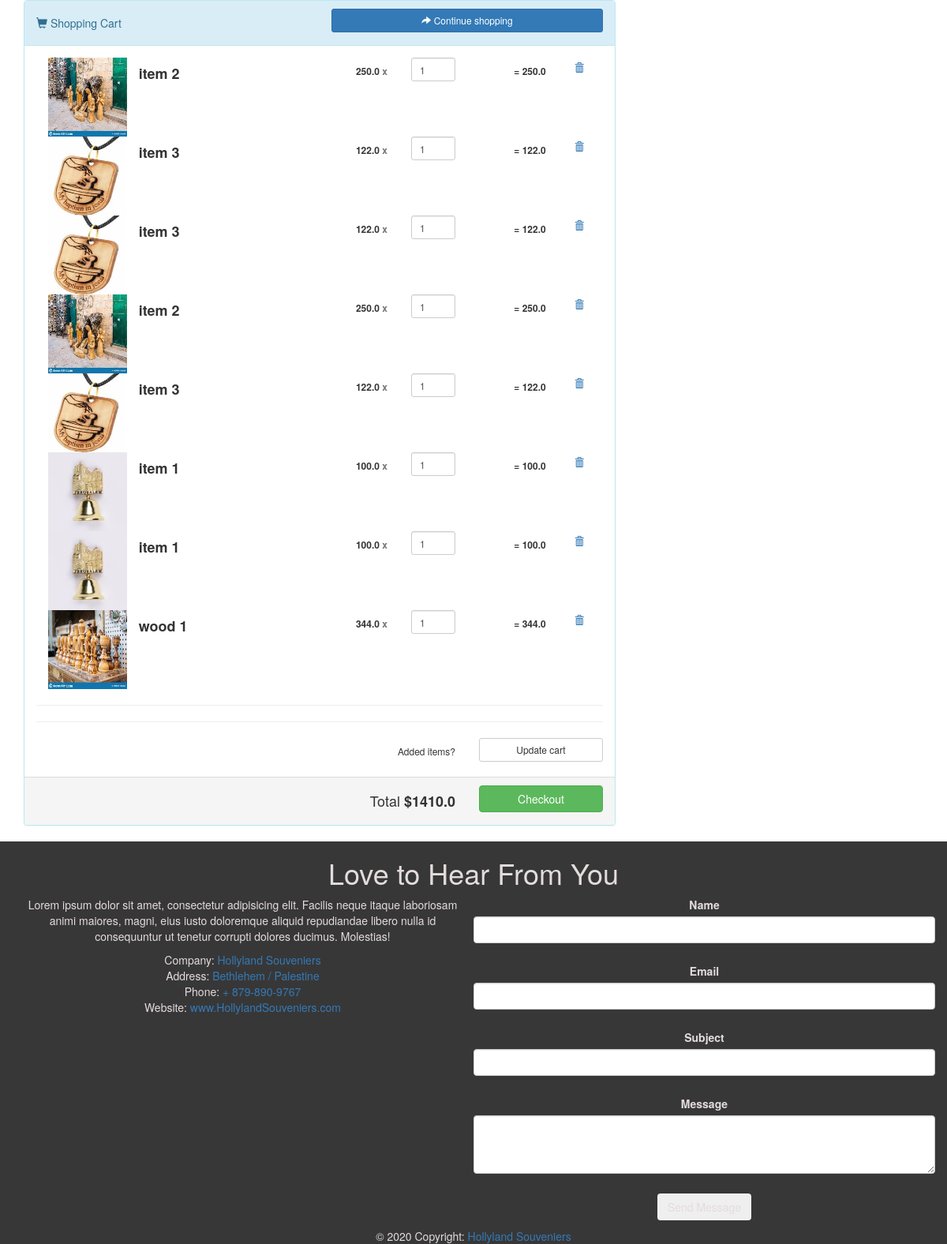
/cart/ (signed in), run on the app's committed database.
### hollylandApp/models.py (models this page shows, shortened)
class Cart(models.Model):
    quantity = models.IntegerField(default=1)
    customer = models.ForeignKey(Customer, related_name="customer",  on_delete=models.CASCADE)
    product = models.ForeignKey(Product, related_name="product", on_delete=models.CASCADE)
    created_at = models.DateTimeField(auto_now_add=True)
    updated_at = models.DateTimeField(auto_now=True)
    def get_total_product_price(self):
        return self.quantity * self.product.price

class Product(models.Model):
    name = models.CharField(max_length=190)
    image = models.ImageField(upload_to='image')
    price = models.FloatField()
    category = models.ForeignKey(Category, related_name="category",  on_delete=models.CASCADE)
    description = models.TextField(null = True)
    created_at = models.DateTimeField(auto_now_add=True)
    updated_at = models.DateTimeField(auto_now=True)

### hollylandApp/views.py (the view)
# urls.py: path('cart/',views.cart),
def cart(request):
    product = Product.objects.all()
    customer_id = request.session['customer_id']
    customer = Customer.objects.get(id = int(customer_id))
    customer_cart = Cart.objects.filter(customer = customer)
    total = 0
    for total_price in customer_cart:
        price = total_price.quantity * total_price.product.price
        total += price
    context = {
        'customer_cart':customer_cart,
        'product':product,
        'total':total
        }
    return render(request,'cart.html' ,context)

### hollylandApp/templates/cart.html (shortened to what this page needs)
<!DOCTYPE html>
<html lang="en">
<head>
    <link href="//netdna.bootstrapcdn.com/bootstrap/3.0.3/css/bootstrap.min.css" rel="stylesheet" id="bootstrap-css">
</head>
<body>
<div class="container mt-5">
	<div class="row">
		<div class="col-xs-8">
			<div class="panel panel-info">
				<div class="panel-heading">
					<div class="panel-title">
						<div class="row">
							<div class="col-xs-6">
								<h5><span class="glyphicon glyphicon-shopping-cart"></span> Shopping Cart</h5>
							</div>
							<div class="col-xs-6">
									<a href="/" class="btn btn-primary btn-sm btn-block"></><span class="glyphicon glyphicon-share-alt"></span> Continue shopping</a>
							</div>
						</div>
					</div>
				</div>
				<div class="panel-body">
                    {%for cart in customer_cart%}
					<div class="row">
						<div class="col-xs-6">
                            <div class="col-xs-4">
                                <img src="{{cart.product.image.url}}" width="100" height="100" alt="">
                            </div>
                            <div class="col-xs-8">
                                <h4 class="product-name"><strong>{{cart.product.name}}</strong></h4>
                            </div>
						</div>
						<div class="col-xs-6">
							<div class="col-xs-3 text-right">
								<h6><strong>{{cart.product.price}}<span class="text-muted"> x </span></strong></h6>
							</div>
							<div class="col-xs-3">
								<input type="text" class="form-control input-sm" value="{{cart.quantity}}">
                            </div>
                            <div class="col-xs-4 text-right">
								<h6><strong> = {{cart.get_total_product_price}}</strong></h6>
							</div>
							<div class="col-xs-2">
                                <form action="/delete/{{cart.id}}/" method="post">{%csrf_token%}
								<button type="submit" class="btn btn-link btn-xs">
									<span class="glyphicon glyphicon-trash"> </span>
                                </button>
                                </form>
							</div>
						</div>
                    </div>
                    {%endfor%}
					<hr>
					<hr>
					<div class="row">
						<div class="text-center">
							<div class="col-xs-9">
								<h6 class="text-right">Added items?</h6>
							</div>
							<div class="col-xs-3">
								<button type="button" class="btn btn-default btn-sm btn-block">
									Update cart
								</button>
							</div>
						</div>
					</div>
				</div>
				<div class="panel-footer">
					<div class="row text-center">
						<div class="col-xs-9">
							<h4 class="text-right">Total <strong>${{total}}</strong></h4>
						</div>
						<div class="col-xs-3">
                            <form action="/visa/" method="post">{%csrf_token%}
							<button type="submit" class="btn btn-success btn-block">
								Checkout
                            </button>
                        </form>
						</div>
					</div>
				</div>
			</div>
		</div>
	</div>
</div>
<footer class="bg-light text-center text-lg-start mt-5">
    <div class="container p-4 col-md-12" style="background-color: #383737 ;color: #e3dcdd;">
        <section class="">
            <div class="container">
                <div class="row">
                    <div class="col-md-12">
                        <h1 class="section-title">Love to Hear From You</h1>
                    </div>
                </div>
                <div class="row">
                    <div class="col-md-6 mt-3 ">
                        <p>Lorem ipsum dolor sit amet, consectetur adipisicing elit. Facilis neque itaque laboriosam animi maiores, magni, eius iusto doloremque aliquid repudiandae libero nulla id consequuntur ut tenetur corrupti dolores ducimus. Molestias!</p>
                        <div class="find-widget">
                            Company: <a href="#">Hollyland Souveniers</a>
                        </div>
                        <div class="find-widget">
                            Address: <a href="#">Bethlehem / Palestine</a>
                        </div>
                        <div class="find-widget">
                            Phone: <a href="#">+ 879-890-9767</a>
                        </div>
                        <div class="find-widget">
                            Website: <a href="#">www.HollylandSouveniers.com</a>
                        </div>
                    </div>
                    <div class="col-md-6">
                        <form method="post">
                            <div class="form-group label-floating">
                                <div class="row">
                                    <div class="col-2">
                                        <label class="control-label" for="name">Name</label>
                                    </div>
                                    <div class="col-10">
                                        <input class="form-control" id="name" type="text" name="name" required
                                            data-error="Please enter your name">
                                    </div>
                                </div>
                            </div>
                            <div class="form-group label-floating">
                                <div class="row">
                                    <div class="col-2">
                                        <label class="control-label" for="email">Email</label>
                                    </div>
                                    <div class="col-10">
                                        <input class="form-control" id="email" type="email" name="email" required
                                            data-error="Please enter your Email">
                                    </div>
                                </div>
                            </div>
                            <div class="form-group label-floating">
                                <div class="row">
                                    <div class="col-2">
                                        <label class="control-label">Subject</label>
                                    </div>
                                    <div class="col-10">
                                        <input class="form-control" id="msg_subject" type="text" name="subject"
                                            required data-error="Please enter your message subject">
                                    </div>
                                </div>
                            </div>
                            <div class="form-group label-floating">
                                <div class="row">
                                    <div class="col-2">
                                        <label for="message" class="control-label">Message</label>
                                    </div>
                                    <div class="col-10">
                                        <textarea class="form-control" rows="3" id="message" name="message" required
                                            data-error="Write your message"></textarea>
                                    </div>
                                </div>
                            </div>
                            <div class="form-submit ">
                                <button class="btn btn-common" type="submit" id="form-submit"> Send Message</button>
                            </div>
                        </form>
                    </div>
                </div>
            </div>
        </section>
        <div class="text-center p-3" style="background-color:#383737; color: #e3dcdd;">
            © 2020 Copyright:
            <a class="text-orange" href="#">Hollyland Souveniers</a>
        </div>
    </div>
</footer>
</body>
</html>

### data on the page
Cart: product.image (picture), product.name "item 2", product.price "250.0", quantity "1", get_total_product_price "250.0"
Cart: product.image (picture), product.name "item 3", product.price "122.0", quantity "1", get_total_product_price "122.0"
Cart: product.image (picture), product.name "item 3", product.price "122.0", quantity "1", get_total_product_price "122.0"
Cart: product.image (picture), product.name "item 2", product.price "250.0", quantity "1", get_total_product_price "250.0"
Cart: product.image (picture), product.name "item 3", product.price "122.0", quantity "1", get_total_product_price "122.0"
Cart: product.image (picture), product.name "item 1", product.price "100.0", quantity "1", get_total_product_price "100.0"
Cart: product.image (picture), product.name "item 1", product.price "100.0", quantity "1", get_total_product_price "100.0"
Cart: product.image (picture), product.name "wood 1", product.price "344.0", quantity "1", get_total_product_price "344.0"

### other printed values
{{ total }} "1410.0"
